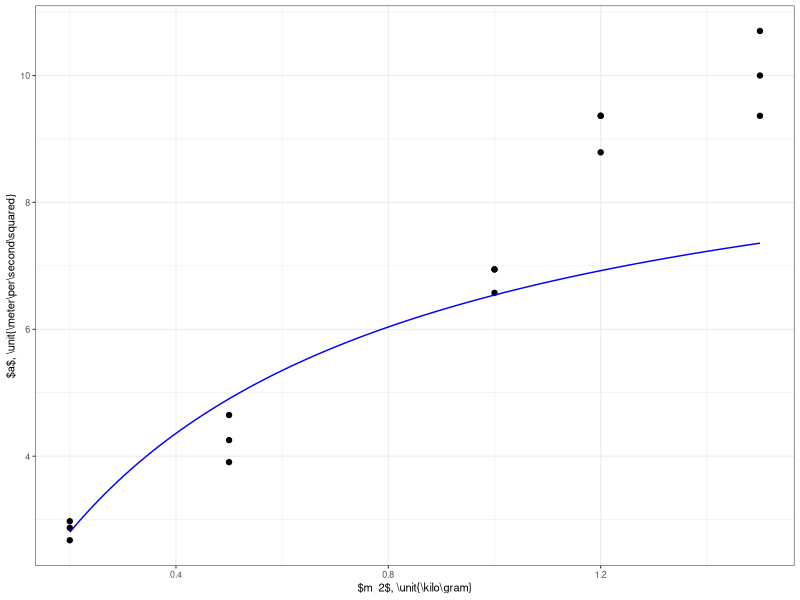

Recreate this plot in R.
library(ggplot2)
raw <- read.csv("krasnopolsky.csv",header=TRUE)

library(dplyr)
data <- mutate(
 raw,
 ameas.ms2 = 2*x.m/t.s^2
 )

apredicted.ms2 <- function(m2,m1,mc){
  9.81*m2/(m2+m1+mc)
}

fig <- ggplot(data)+geom_point(aes(x=m2.kg,y=ameas.ms2))+
    #ylim(0,11)+xlim(0,1.5)+
    geom_function(fun=apredicted.ms2,args=list(m1=0.0,mc=0.5),color='blue')+
    xlab('$m_2$, \\unit{\\kilo\\gram}')+
    ylab('$a$, \\unit{\\meter\\per\\second\\squared}')+
    theme_bw(base_size=8)

library(svglite)
svglite('fig4.svg',width=3,height=2,pointsize=8)
print(fig)
dev.off()

library(xtable)
results <- summarize(
	mean.t = mean(t.s),
	sd.t = sd(t.s),
	mean.a = mean(ameas.ms2),
	sd.a = sd(ameas.ms2),
	group_by(data,m2.kg)
	)
print(xtable(results),include.rownames=FALSE,file='table1raw.tex')
